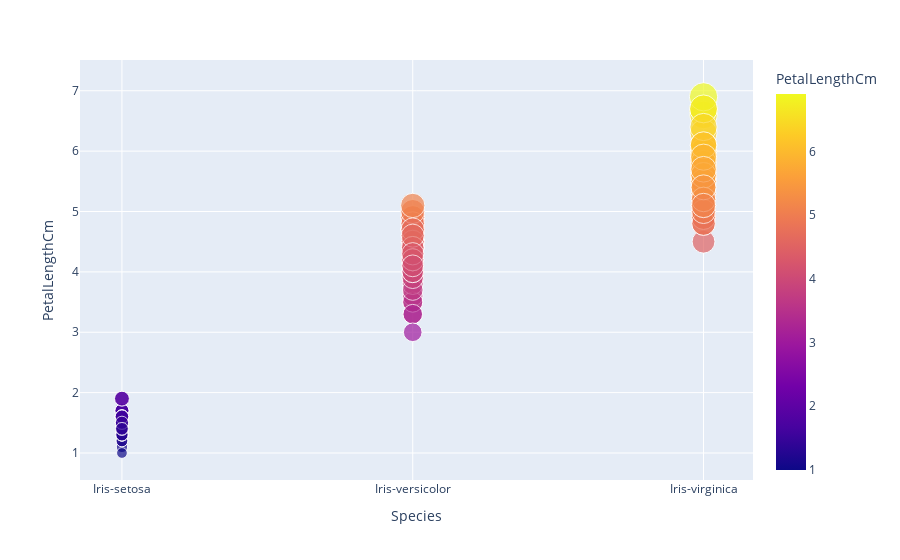

Notebook code for this chart:
### Code cell
px.scatter(iris, x = 'Species', y = 'PetalLengthCm' , color = 'PetalLengthCm', size = 'PetalLengthCm')

### Figure 1 — Plotly figure (JSON) as saved in the notebook; plotly's stock layout.template omitted (floating-point values rounded to 4 significant figures; data arrays with more than 128 entries replaced by an {"elided": "..."} marker saying what was removed)
{"data": [{"hovertemplate": "Species=%{x}<br>PetalLengthCm=%{marker.color}<extra></extra>", "legendgroup": "", "marker": {"color": {"elided": "150 float values"}, "coloraxis": "coloraxis", "size": {"elided": "150 float values"}, "sizemode": "area", "sizeref": 0.01725, "symbol": "circle"}, "mode": "markers", "name": "", "showlegend": false, "type": "scatter", "x": {"elided": "150 str values"}, "xaxis": "x", "y": {"elided": "150 float values"}, "yaxis": "y"}], "layout": {"coloraxis": {"colorbar": {"title": {"text": "PetalLengthCm"}}, "colorscale": [[0, "#0d0887"], [0.1111, "#46039f"], [0.2222, "#7201a8"], [0.3333, "#9c179e"], [0.4444, "#bd3786"], [0.5556, "#d8576b"], [0.6667, "#ed7953"], [0.7778, "#fb9f3a"], [0.8889, "#fdca26"], [1, "#f0f921"]]}, "legend": {"itemsizing": "constant", "tracegroupgap": 0}, "margin": {"t": 60}, "xaxis": {"anchor": "y", "domain": [0, 1], "title": {"text": "Species"}}, "yaxis": {"anchor": "x", "domain": [0, 1], "title": {"text": "PetalLengthCm"}}}}
